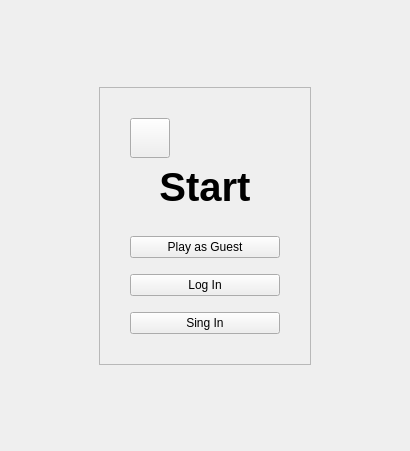
<?xml version="1.0" encoding="UTF-8"?>
<ui version="4.0">
 <class>StartWindow</class>
 <widget class="QWidget" name="StartWindow">
  <property name="geometry">
   <rect>
    <x>0</x>
    <y>0</y>
    <width>410</width>
    <height>451</height>
   </rect>
  </property>
  <property name="sizePolicy">
   <sizepolicy hsizetype="Preferred" vsizetype="Preferred">
    <horstretch>0</horstretch>
    <verstretch>0</verstretch>
   </sizepolicy>
  </property>
  <property name="minimumSize">
   <size>
    <width>0</width>
    <height>0</height>
   </size>
  </property>
  <property name="windowTitle">
   <string>MainWindow</string>
  </property>
  <layout class="QGridLayout" name="gridLayout_2">
   <property name="leftMargin">
    <number>0</number>
   </property>
   <property name="topMargin">
    <number>0</number>
   </property>
   <property name="rightMargin">
    <number>0</number>
   </property>
   <property name="bottomMargin">
    <number>0</number>
   </property>
   <item row="0" column="0">
    <widget class="QWidget" name="centralwidget" native="true">
     <layout class="QGridLayout" name="gridLayout_5">
      <property name="leftMargin">
       <number>0</number>
      </property>
      <property name="topMargin">
       <number>0</number>
      </property>
      <property name="rightMargin">
       <number>0</number>
      </property>
      <property name="bottomMargin">
       <number>0</number>
      </property>
      <item row="0" column="0">
       <widget class="QScrollArea" name="scrollArea">
        <property name="frameShape">
         <enum>QFrame::Shape::NoFrame</enum>
        </property>
        <property name="widgetResizable">
         <bool>true</bool>
        </property>
        <property name="alignment">
         <set>Qt::AlignmentFlag::AlignCenter</set>
        </property>
        <widget class="QWidget" name="scrollAreaWidgetContents">
         <property name="geometry">
          <rect>
           <x>0</x>
           <y>0</y>
           <width>410</width>
           <height>451</height>
          </rect>
         </property>
         <layout class="QGridLayout" name="gridLayout_6">
          <property name="leftMargin">
           <number>0</number>
          </property>
          <property name="topMargin">
           <number>0</number>
          </property>
          <property name="rightMargin">
           <number>0</number>
          </property>
          <property name="bottomMargin">
           <number>0</number>
          </property>
          <item row="0" column="0">
           <layout class="QGridLayout" name="gridLayout" rowstretch="0,0,0,0">
            <item row="3" column="1">
             <spacer name="verticalSpacer_2">
              <property name="orientation">
               <enum>Qt::Orientation::Vertical</enum>
              </property>
              <property name="sizeType">
               <enum>QSizePolicy::Policy::MinimumExpanding</enum>
              </property>
              <property name="sizeHint" stdset="0">
               <size>
                <width>0</width>
                <height>30</height>
               </size>
              </property>
             </spacer>
            </item>
            <item row="0" column="1">
             <spacer name="verticalSpacer">
              <property name="orientation">
               <enum>Qt::Orientation::Vertical</enum>
              </property>
              <property name="sizeType">
               <enum>QSizePolicy::Policy::MinimumExpanding</enum>
              </property>
              <property name="sizeHint" stdset="0">
               <size>
                <width>0</width>
                <height>30</height>
               </size>
              </property>
             </spacer>
            </item>
            <item row="2" column="1">
             <widget class="QFrame" name="startFrame">
              <property name="frameShape">
               <enum>QFrame::Shape::StyledPanel</enum>
              </property>
              <property name="frameShadow">
               <enum>QFrame::Shadow::Raised</enum>
              </property>
              <layout class="QGridLayout" name="gridLayout_3">
               <property name="leftMargin">
                <number>30</number>
               </property>
               <property name="topMargin">
                <number>30</number>
               </property>
               <property name="rightMargin">
                <number>30</number>
               </property>
               <property name="bottomMargin">
                <number>30</number>
               </property>
               <item row="3" column="0">
                <layout class="QGridLayout" name="gridLayout_7">
                 <property name="sizeConstraint">
                  <enum>QLayout::SizeConstraint::SetMinimumSize</enum>
                 </property>
                 <item row="8" column="0">
                  <widget class="QPushButton" name="registerButton">
                   <property name="sizePolicy">
                    <sizepolicy hsizetype="Minimum" vsizetype="Fixed">
                     <horstretch>0</horstretch>
                     <verstretch>0</verstretch>
                    </sizepolicy>
                   </property>
                   <property name="minimumSize">
                    <size>
                     <width>120</width>
                     <height>0</height>
                    </size>
                   </property>
                   <property name="cursor">
                    <cursorShape>PointingHandCursor</cursorShape>
                   </property>
                   <property name="focusPolicy">
                    <enum>Qt::FocusPolicy::TabFocus</enum>
                   </property>
                   <property name="text">
                    <string>Sing In</string>
                   </property>
                  </widget>
                 </item>
                 <item row="6" column="0">
                  <widget class="QPushButton" name="logButton">
                   <property name="sizePolicy">
                    <sizepolicy hsizetype="Minimum" vsizetype="Fixed">
                     <horstretch>0</horstretch>
                     <verstretch>0</verstretch>
                    </sizepolicy>
                   </property>
                   <property name="minimumSize">
                    <size>
                     <width>150</width>
                     <height>0</height>
                    </size>
                   </property>
                   <property name="cursor">
                    <cursorShape>PointingHandCursor</cursorShape>
                   </property>
                   <property name="focusPolicy">
                    <enum>Qt::FocusPolicy::TabFocus</enum>
                   </property>
                   <property name="text">
                    <string>Log In</string>
                   </property>
                  </widget>
                 </item>
                 <item row="1" column="0">
                  <spacer name="verticalSpacer_8">
                   <property name="orientation">
                    <enum>Qt::Orientation::Vertical</enum>
                   </property>
                   <property name="sizeType">
                    <enum>QSizePolicy::Policy::Fixed</enum>
                   </property>
                   <property name="sizeHint" stdset="0">
                    <size>
                     <width>20</width>
                     <height>10</height>
                    </size>
                   </property>
                  </spacer>
                 </item>
                 <item row="0" column="0">
                  <widget class="QPushButton" name="guestButton">
                   <property name="sizePolicy">
                    <sizepolicy hsizetype="Minimum" vsizetype="Fixed">
                     <horstretch>0</horstretch>
                     <verstretch>0</verstretch>
                    </sizepolicy>
                   </property>
                   <property name="minimumSize">
                    <size>
                     <width>120</width>
                     <height>0</height>
                    </size>
                   </property>
                   <property name="maximumSize">
                    <size>
                     <width>16777215</width>
                     <height>12345678</height>
                    </size>
                   </property>
                   <property name="cursor">
                    <cursorShape>PointingHandCursor</cursorShape>
                   </property>
                   <property name="focusPolicy">
                    <enum>Qt::FocusPolicy::TabFocus</enum>
                   </property>
                   <property name="text">
                    <string>Play as Guest</string>
                   </property>
                  </widget>
                 </item>
                 <item row="7" column="0">
                  <spacer name="verticalSpacer_9">
                   <property name="orientation">
                    <enum>Qt::Orientation::Vertical</enum>
                   </property>
                   <property name="sizeType">
                    <enum>QSizePolicy::Policy::Fixed</enum>
                   </property>
                   <property name="sizeHint" stdset="0">
                    <size>
                     <width>20</width>
                     <height>10</height>
                    </size>
                   </property>
                  </spacer>
                 </item>
                </layout>
               </item>
               <item row="1" column="0">
                <widget class="QLabel" name="startLabel">
                 <property name="sizePolicy">
                  <sizepolicy hsizetype="Minimum" vsizetype="Minimum">
                   <horstretch>0</horstretch>
                   <verstretch>0</verstretch>
                  </sizepolicy>
                 </property>
                 <property name="font">
                  <font>
                   <pointsize>30</pointsize>
                   <bold>true</bold>
                  </font>
                 </property>
                 <property name="text">
                  <string>Start</string>
                 </property>
                 <property name="alignment">
                  <set>Qt::AlignmentFlag::AlignCenter</set>
                 </property>
                </widget>
               </item>
               <item row="0" column="0">
                <layout class="QVBoxLayout" name="verticalLayout">
                 <item>
                  <layout class="QHBoxLayout" name="horizontalLayout_01">
                   <item>
                    <widget class="QPushButton" name="backButton">
                     <property name="sizePolicy">
                      <sizepolicy hsizetype="Fixed" vsizetype="Fixed">
                       <horstretch>0</horstretch>
                       <verstretch>0</verstretch>
                      </sizepolicy>
                     </property>
                     <property name="minimumSize">
                      <size>
                       <width>40</width>
                       <height>40</height>
                      </size>
                     </property>
                     <property name="maximumSize">
                      <size>
                       <width>40</width>
                       <height>40</height>
                      </size>
                     </property>
                     <property name="sizeIncrement">
                      <size>
                       <width>0</width>
                       <height>0</height>
                      </size>
                     </property>
                     <property name="cursor">
                      <cursorShape>PointingHandCursor</cursorShape>
                     </property>
                     <property name="focusPolicy">
                      <enum>Qt::FocusPolicy::TabFocus</enum>
                     </property>
                     <property name="text">
                      <string/>
                     </property>
                     <property name="iconSize">
                      <size>
                       <width>40</width>
                       <height>40</height>
                      </size>
                     </property>
                    </widget>
                   </item>
                   <item>
                    <spacer name="horizontalSpacer_01">
                     <property name="orientation">
                      <enum>Qt::Orientation::Horizontal</enum>
                     </property>
                     <property name="sizeHint" stdset="0">
                      <size>
                       <width>40</width>
                       <height>20</height>
                      </size>
                     </property>
                    </spacer>
                   </item>
                  </layout>
                 </item>
                </layout>
               </item>
               <item row="2" column="0">
                <spacer name="verticalSpacer_3">
                 <property name="orientation">
                  <enum>Qt::Orientation::Vertical</enum>
                 </property>
                 <property name="sizeType">
                  <enum>QSizePolicy::Policy::Fixed</enum>
                 </property>
                 <property name="sizeHint" stdset="0">
                  <size>
                   <width>20</width>
                   <height>20</height>
                  </size>
                 </property>
                </spacer>
               </item>
              </layout>
             </widget>
            </item>
            <item row="2" column="2">
             <spacer name="horizontalSpacer_4">
              <property name="orientation">
               <enum>Qt::Orientation::Horizontal</enum>
              </property>
              <property name="sizeHint" stdset="0">
               <size>
                <width>40</width>
                <height>20</height>
               </size>
              </property>
             </spacer>
            </item>
            <item row="2" column="0">
             <spacer name="horizontalSpacer_3">
              <property name="orientation">
               <enum>Qt::Orientation::Horizontal</enum>
              </property>
              <property name="sizeHint" stdset="0">
               <size>
                <width>40</width>
                <height>20</height>
               </size>
              </property>
             </spacer>
            </item>
           </layout>
          </item>
         </layout>
        </widget>
       </widget>
      </item>
     </layout>
    </widget>
   </item>
  </layout>
 </widget>
 <resources/>
 <connections/>
</ui>
